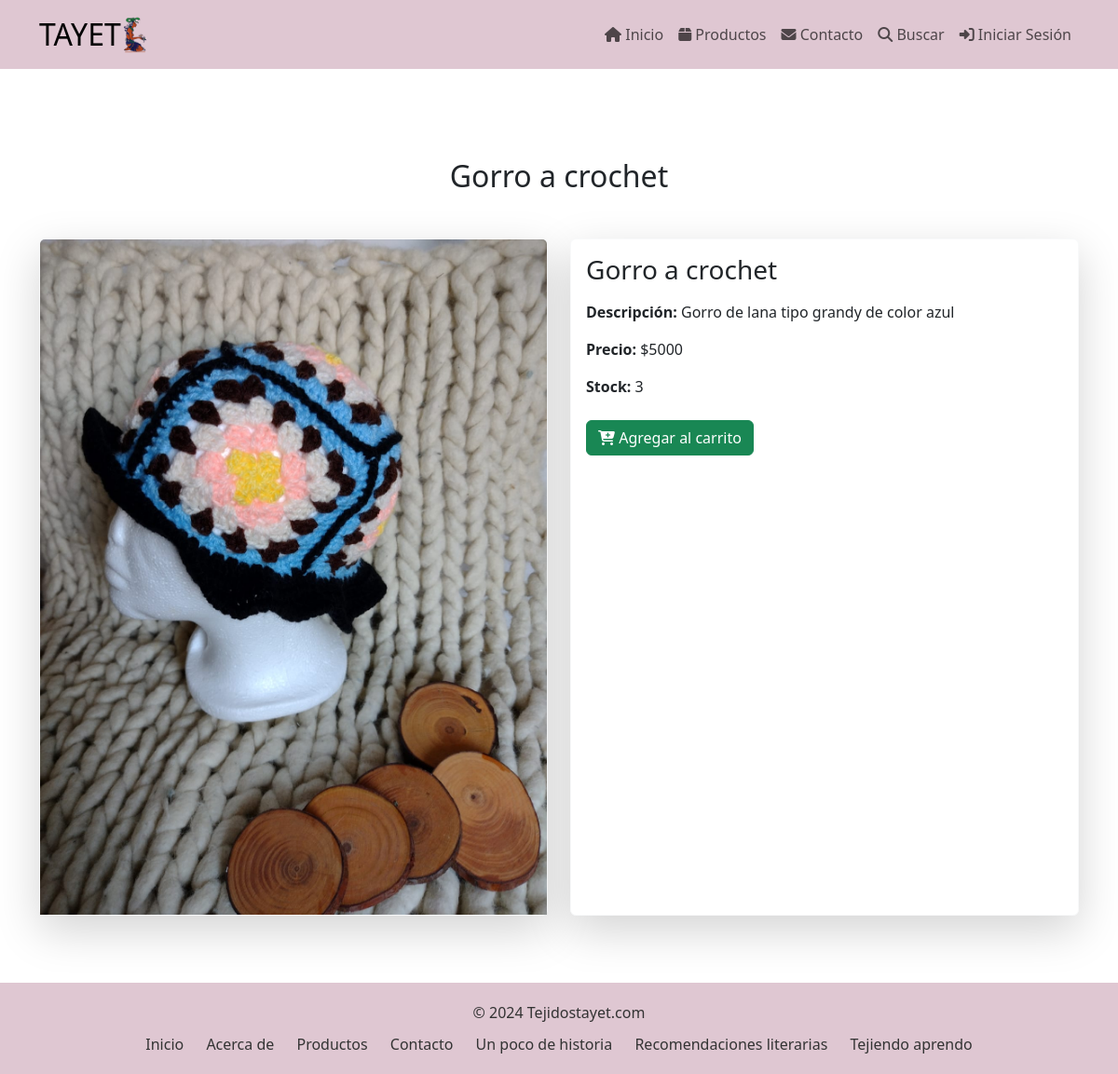
/producto/9/, run on an earlier commit of the app's database.
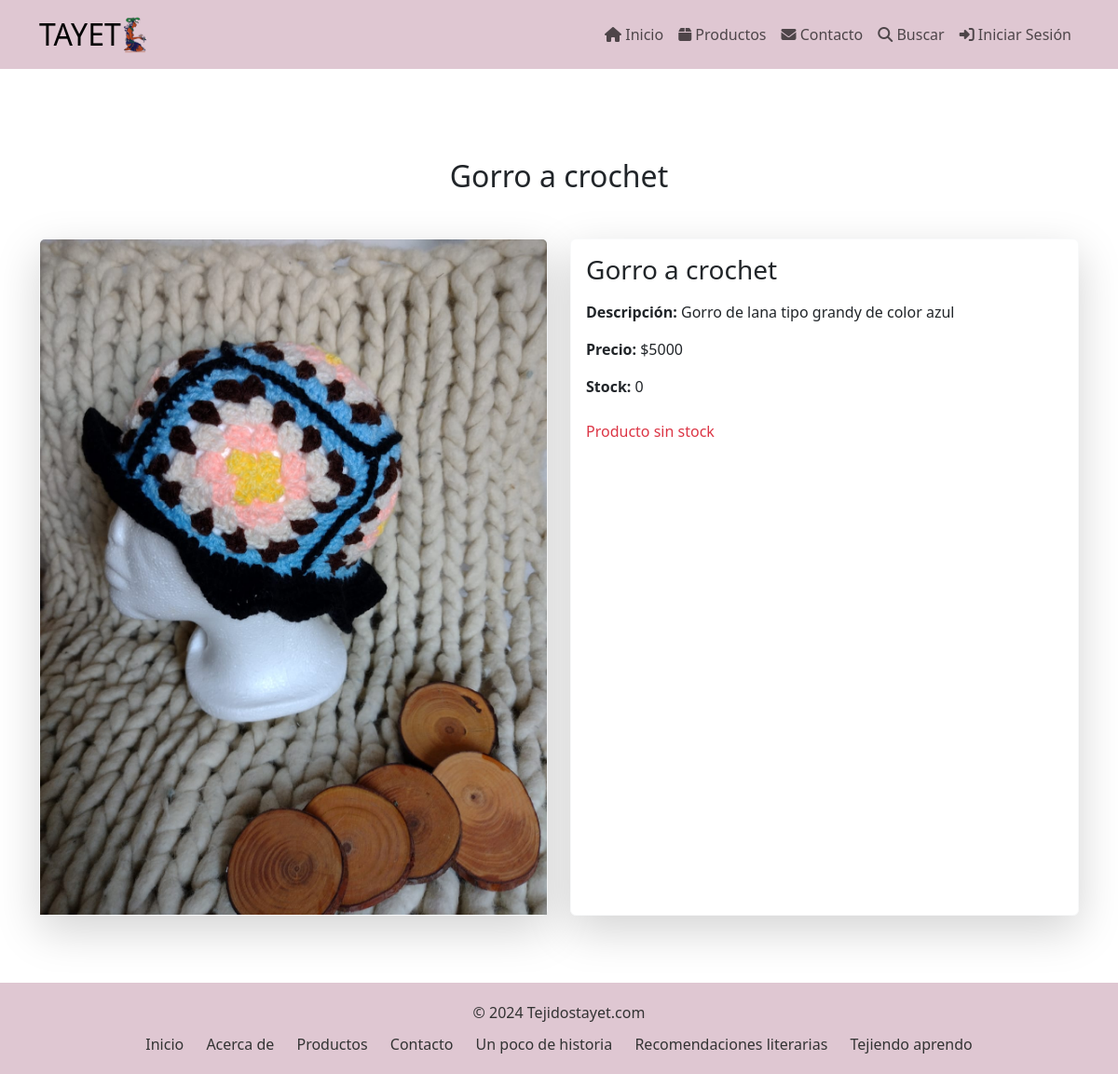
And on a later commit of the database.
### core/models.py (models this page shows, shortened)
class Producto(models.Model):
    nombre = models.CharField(max_length=100)
    descripcion = models.TextField()
    precio = models.IntegerField()
    imagen = models.ImageField(upload_to='productos/')
    categoria = models.ForeignKey(Categoria, on_delete=models.CASCADE, related_name='productos')
    stock = models.IntegerField(default=0)

### core/views.py (the view)
# urls.py: path('producto/<int:producto_id>/', producto_detalle, name='producto_detalle'),
def producto_detalle(request, producto_id):
    producto = get_object_or_404(Producto, id=producto_id)
    return render(request, 'core/producto_detalle.html', {'producto': producto})

### core/context_processors.py (called while the page is built)
def carrito_context(request):
    if request.user.is_authenticated:
        cantidad_total = Carrito.objects.filter(usuario=request.user).aggregate(total_cantidad=Sum('cantidad'))['total_cantidad'] or 0
    else:
        cantidad_total = 0
    return {'cantidad_total': cantidad_total}

### core/templates/core/producto_detalle.html
{% extends "core/base.html" %}
{% load static %}
{% block principal %}
    <section id="producto-detalle" class="pt-5">
        <div class="container">
            <h2 class="text-center my-5">{{ producto.nombre }}</h2>
            <div class="row">
                <div class="col-md-6 mb-4">
                    <div class="card shadow-lg border-light">
                        <img src="{{ producto.imagen.url }}" alt="{{ producto.nombre }}" class="card-img-top img-fluid" style="object-fit: cover; height: auto;">
                    </div>
                </div>
                <div class="col-md-6 mb-4">
                    <div class="card shadow-lg border-light h-100">
                        <div class="card-body d-flex flex-column">
                            <h3 class="card-title mb-3">{{ producto.nombre }}</h3>
                            <p class="card-text mb-3"><strong>Descripción:</strong> {{ producto.descripcion }}</p>
                            <p class="card-text mb-3"><strong>Precio:</strong> ${{ producto.precio }}</p>
                            <p class="card-text mb-4"><strong>Stock:</strong> {{ producto.stock }}</p>
                            {% if producto.stock > 0 %}
                            <div class="d-flex gap-2">
                                <a href="{% url 'agregar_al_carrito' producto.id %}" class="btn btn-success">
                                    <i class="fas fa-cart-plus"></i> Agregar al carrito
                                </a>
                            </div>
                            {% else %}
                            <p class="text-danger">Producto sin stock</p>
                            {% endif %}
                        </div>
                    </div>
                </div>
            </div>
        </div>
    </section>
    <div class="pt-5"></div>
{% endblock %}

What changed in the data, as far as the page shows it:
changed Producto "Gorro a crochet": stock "3" → "0"
Also different on the page:
text no longer shown: "Agregar al carrito"
text now shown: "Producto sin stock"
